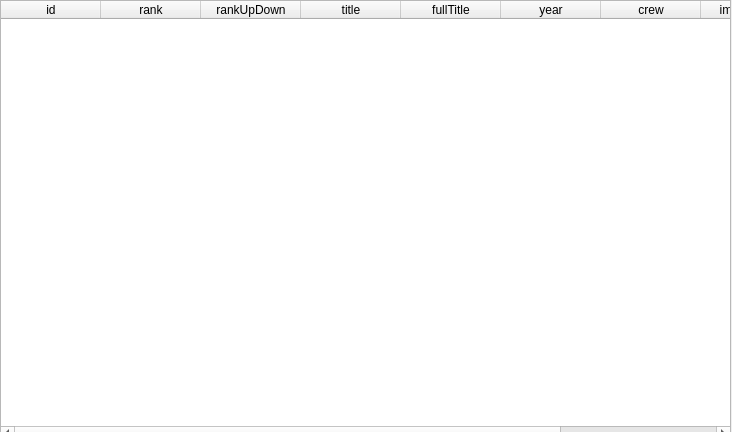
<?xml version="1.0" encoding="UTF-8"?>
<ui version="4.0">
 <class>Form</class>
 <widget class="QWidget" name="Form">
  <property name="geometry">
   <rect>
    <x>0</x>
    <y>0</y>
    <width>732</width>
    <height>432</height>
   </rect>
  </property>
  <property name="windowTitle">
   <string>Form</string>
  </property>
  <widget class="QTableWidget" name="tableWidget">
   <property name="geometry">
    <rect>
     <x>0</x>
     <y>0</y>
     <width>731</width>
     <height>441</height>
    </rect>
   </property>
   <column>
    <property name="text">
     <string>id</string>
    </property>
   </column>
   <column>
    <property name="text">
     <string>rank</string>
    </property>
   </column>
   <column>
    <property name="text">
     <string>rankUpDown</string>
    </property>
   </column>
   <column>
    <property name="text">
     <string>title</string>
    </property>
   </column>
   <column>
    <property name="text">
     <string>fullTitle</string>
    </property>
   </column>
   <column>
    <property name="text">
     <string>year</string>
    </property>
   </column>
   <column>
    <property name="text">
     <string>crew</string>
    </property>
   </column>
   <column>
    <property name="text">
     <string>imDbRating</string>
    </property>
   </column>
   <column>
    <property name="text">
     <string>imDbRatingCount</string>
    </property>
   </column>
  </widget>
 </widget>
 <resources/>
 <connections/>
</ui>
